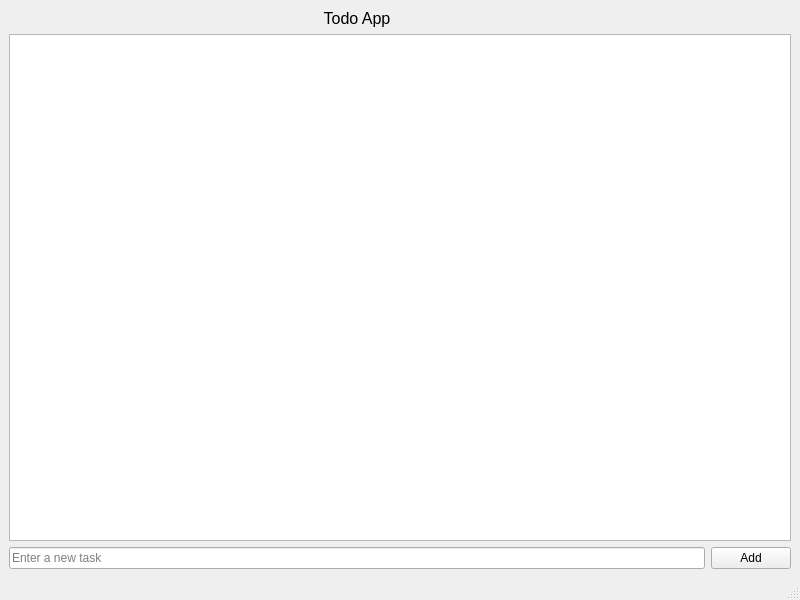
<?xml version="1.0" encoding="UTF-8"?>
<ui version="4.0">
 <class>MainWindow</class>
 <widget class="QMainWindow" name="MainWindow">
  <property name="geometry">
   <rect>
    <x>0</x>
    <y>0</y>
    <width>800</width>
    <height>600</height>
   </rect>
  </property>
  <property name="minimumSize">
   <size>
    <width>250</width>
    <height>250</height>
   </size>
  </property>
  <property name="windowTitle">
   <string>Todo App</string>
  </property>
  <widget class="QWidget" name="centralwidget">
   <layout class="QGridLayout" name="gridLayout">
    <item row="0" column="0">
     <widget class="QLabel" name="label">
      <property name="font">
       <font>
        <family>Segoe UI</family>
        <pointsize>12</pointsize>
       </font>
      </property>
      <property name="text">
       <string>Todo App</string>
      </property>
      <property name="alignment">
       <set>Qt::AlignCenter</set>
      </property>
     </widget>
    </item>
    <item row="1" column="0" colspan="2">
     <widget class="QListWidget" name="listWidget">
      <property name="font">
       <font>
        <pointsize>12</pointsize>
       </font>
      </property>
     </widget>
    </item>
    <item row="2" column="0">
     <widget class="QLineEdit" name="lineEdit">
      <property name="placeholderText">
       <string>Enter a new task</string>
      </property>
     </widget>
    </item>
    <item row="2" column="1">
     <widget class="QPushButton" name="pushButton">
      <property name="text">
       <string>Add</string>
      </property>
     </widget>
    </item>
   </layout>
  </widget>
  <widget class="QMenuBar" name="menubar">
   <property name="geometry">
    <rect>
     <x>0</x>
     <y>0</y>
     <width>800</width>
     <height>26</height>
    </rect>
   </property>
  </widget>
  <widget class="QStatusBar" name="statusbar"/>
 </widget>
 <resources/>
 <connections/>
</ui>
